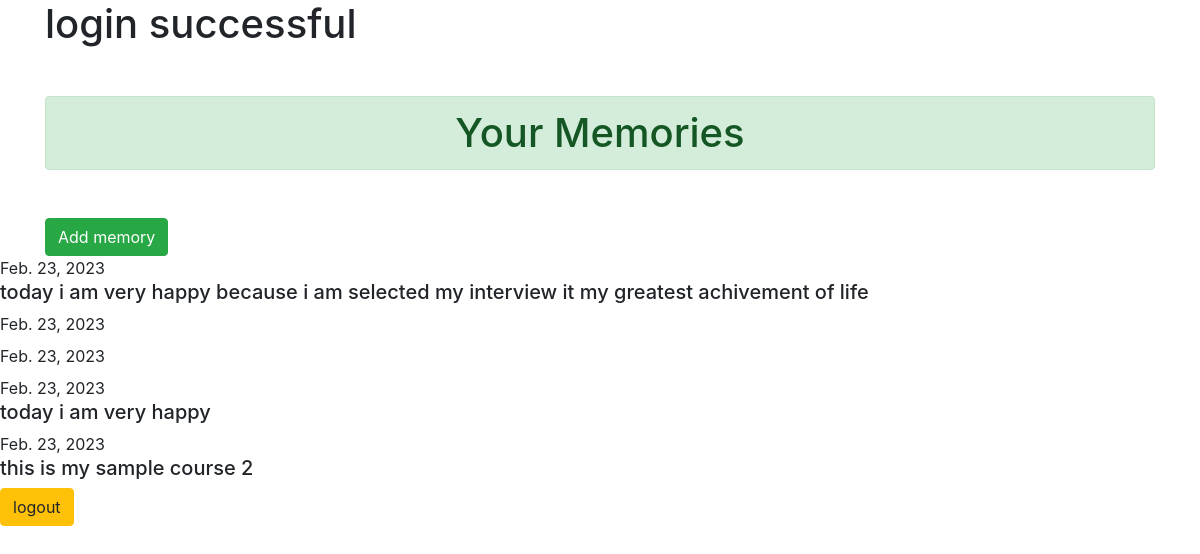
Page /show/ (signed in) on the committed database.
### accounts/models.py (models this page shows)
class memory(models.Model):
    content=models.TextField(max_length=1000)
    date=models.DateField(('date'),default=datetime.date.today)
    user=models.ForeignKey(User,on_delete=models.CASCADE)

### notes/views.py (the view)
# urls.py: path('show/',show,name="show"),
def show(request):
    log=request.user
    memories=memory.objects.filter(user=log)
    return render(request,'showdiary.html',{'m':memories})

### accounts/templates/showdiary.html (shortened to what this page needs)
<!DOCTYPE html>
<html lang="en">
<head>
    <link rel="stylesheet" href="https://cdn.jsdelivr.net/npm/bootstrap@4.3.1/dist/css/bootstrap.min.css">
</head>
<body>
    <div class="container">
    <h1>login successful</h1>
    <h1 class="alert alert-success text-center my-5" > Your Memories</h1>
    <a class="btn btn-success" href="{% url 'add'%}">Add memory</a>
</div>
{% for i in m %}
<div class="blue-text">{{i.date}}</div>
<h5 class="red-text">{{i.content}}</h5>
{% endfor %}
<a class="btn btn-warning" href="{% url 'logout' %}">logout</a>
</body>
</html>

### rows in the picture
memory: date "Feb. 23, 2023", content "today i am very happy because i am selected my interview it my greatest achivement of life"
memory: date "Feb. 23, 2023"
memory: date "Feb. 23, 2023"
memory: date "Feb. 23, 2023", content "today i am very happy"
memory: date "Feb. 23, 2023", content "this is my sample course 2"
